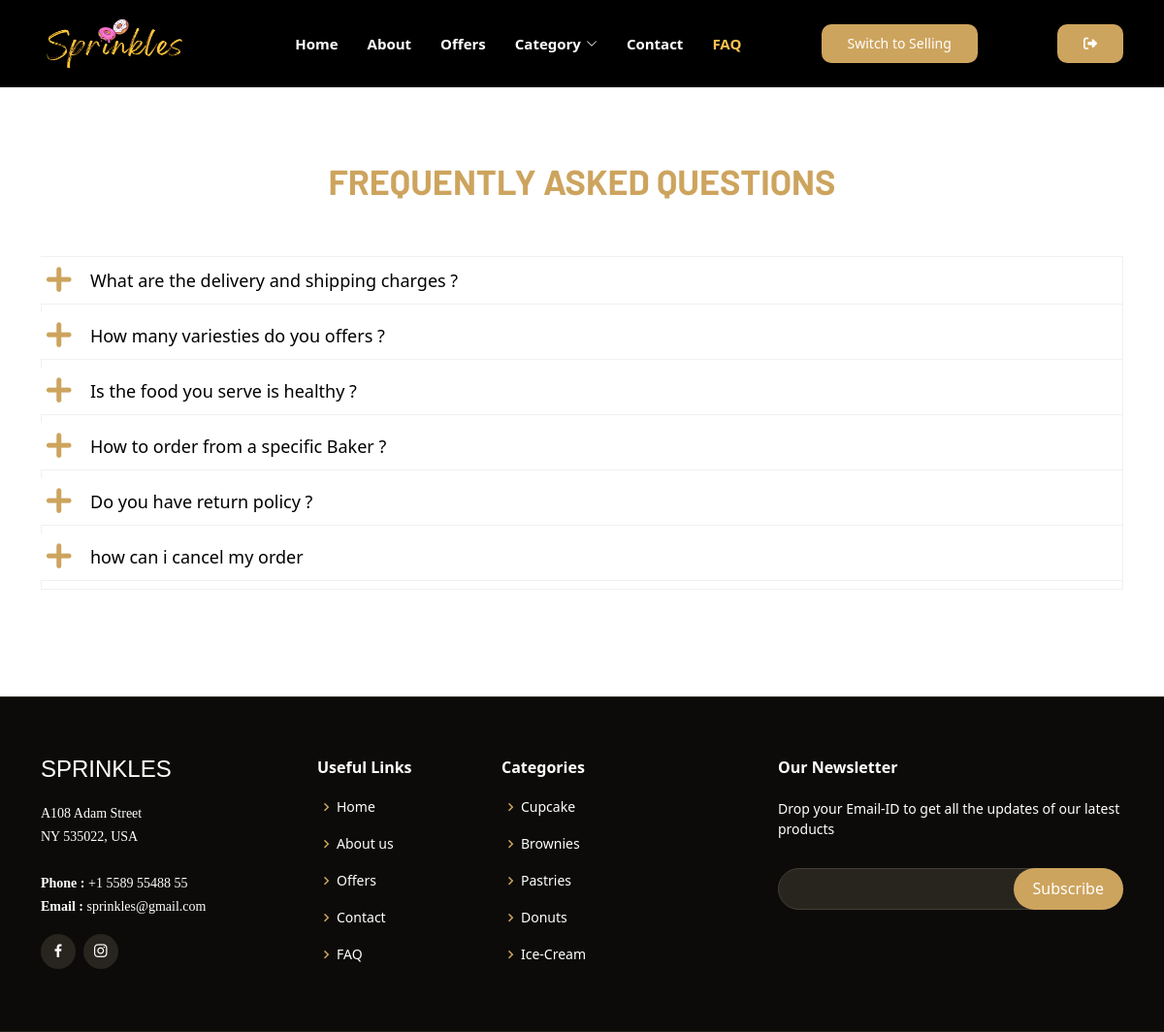
Screenshot of /faq/index.php (signed in) with the database file from the repository.
### tables this page shows
CREATE TABLE `faqs` (
  `id` int(11) NOT NULL,
  `question` text DEFAULT NULL,
  `answer` text DEFAULT NULL,
  `created_at` datetime DEFAULT current_timestamp()
);

### faq/index.php (the view, shortened to what this page needs)
<?php
 $conn = new PDO("mysql:host=localhost;dbname=test", "root", "");
 $sql = "SELECT * FROM faqs";
 $statement = $conn->prepare($sql);
 $statement->execute();
 $faqs = $statement->fetchAll();
?>
<!DOCTYPE html>
<html lang="en">
<head>
  <link href="../assets/vendor/aos/aos.css" rel="stylesheet">
  <link href="../assets/vendor/bootstrap/css/bootstrap.min.css" rel="stylesheet">
  <link href="../assets/vendor/bootstrap-icons/bootstrap-icons.css" rel="stylesheet">
  <link href="../assets/vendor/boxicons/css/boxicons.min.css" rel="stylesheet">
  <link href="../assets/vendor/glightbox/css/glightbox.min.css" rel="stylesheet">
  <link href="../assets/vendor/remixicon/remixicon.css" rel="stylesheet">
  <link href="../assets/vendor/swiper/swiper-bundle.min.css" rel="stylesheet">
  <link href="https://cdnjs.cloudflare.com/ajax/libs/font-awesome/4.7.0/css/font-awesome.min.css
  " rel="stylesheet">
  <link href="https://cdn.jsdelivr.net/npm/bootstrap@5.0.0-alpha1/dist/css/bootstrap.min.css" rel="stylesheet">
  <link href="https://cdn.jsdelivr.net/npm/bootstrap@5.0.0-alpha1/dist/js/bootstrap.bundle.min.js" rel="stylesheet">
<link rel="stylesheet" type="text/css" href="css/bootstrap.css" />
<link rel="stylesheet" type="text/css" href="font-awesome/css/font-awesome.css" />
  <link href="../assets/css/stylemain.css" rel="stylesheet">
</head>
<body>
  <header id="header" class="fixed-top ">
    <div class="container d-flex align-items-center justify-content-lg-between">
      <a href="index.php" class="logo me-auto me-lg-0">
        <img src="../assets/img/logoname.png" style="width:150px; max-height:60px;" alt="" class="img-fluid">
      </a>
      <nav id="navbar" class="navbar order-last order-lg-0">
        <ul>
          <li><a class="nav-link scrollto" href="../index.php">Home</a></li>
          <li><a class="nav-link scrollto" href="../index.php">About</a></li>
          <li><a class="nav-link scrollto " href="../index.php">Offers</a></li>
          <li class="dropdown"><a href="../category.php"><span>Category</span><i class="bi bi-chevron-down"></i></a>
          </li>
          <li><a  class="nav-link scrollto " href="../contact/contactPage.php">Contact</a></li>
          <li><a  class="nav-link scrollto active" href="../FAQ/index.php">FAQ</a></li>
        </ul>
      </nav>
      <a href="editt.php" class="get-started-btn scrollto">Switch to Selling</a>
      <?php  if (isset($_SESSION['username'])) : ?>
        <a a href="../index.php?logout='1'" class="get-started-btn scrollto"><i class="fa fa-sign-out" aria-hidden="true"></i></a>
      <?php endif ?>
    </div>
  </header>
<main id="main">
    <section id="faqq">
<div class="container" style=" margin-bottom: 50px;">
    <div class="row">
        <div class="col-md-12 accordion_one">
        <div class="section-title"  style="margin-top: 50px;">
            <p>FREQUENTLY ASKED QUESTIONS</p>
        </div>
            <div class="panel-group"  style="margin-top: 10px;">
                <?php foreach ($faqs as $faq): ?>
                    <div class="panel panel-default">
                        <div class="panel-heading">
                            <h4 class="panel-title">
                                <a data-toggle="collapse" data-parent="#accordion_oneLeft" href="#faq-<?php echo $faq['id']; ?>" aria-expanded="false" class="collapsed">
                                    <?php echo $faq['question']; ?>
                                </a>
                            </h4>
                        </div>
                    </div>
                <?php endforeach; ?>
            </div>
        </div>
    </div>
</div>
    </section>
</main>
<footer id="footer">
    <div class="footer-top">
      <div class="container">
        <div class="row">
          <div class="col-lg-3 col-md-6">
            <div class="footer-info">
              <h3>SPRINKLES</h3>
              <p>
                A108 Adam Street <br>
                NY 535022, USA<br><br>
                <strong>Phone : </strong> +1 5589 55488 55<br>
                <strong>Email : </strong>sprinkles@gmail.com<br>
              </p>
              <div class="social-links mt-3">
                <a href="#" class="facebook"><i class="bx bxl-facebook"></i></a>
                <a href="#" class="instagram"><i class="bx bxl-instagram"></i></a>
              </div>
            </div>
          </div>
          <div class="col-lg-2 col-md-6 footer-links">
            <h4>Useful Links</h4>
            <ul>
              <li><i class="bx bx-chevron-right"></i><a href="../index.php">Home</a></li>
              <li><i class="bx bx-chevron-right"></i><a href="../index.php">About us</a></li>
              <li><i class="bx bx-chevron-right"></i><a href="../index.php">Offers</a></li>
              <li><i class="bx bx-chevron-right"></i><a href="../contact/contactPage.php">Contact</a></li>
              <li><i class="bx bx-chevron-right"></i><a href="../FAQ/index.php">FAQ</a></li>
            </ul>
          </div>
          <div class="col-lg-3 col-md-6 footer-links">
            <h4>Categories</h4>
            <ul>
              <li><i class="bx bx-chevron-right"></i><a href="../category.php">Cupcake</a></li>
              <li><i class="bx bx-chevron-right"></i><a href="../category.php">Brownies</a></li>
              <li><i class="bx bx-chevron-right"></i><a href="../category.php">Pastries</a></li>
              <li><i class="bx bx-chevron-right"></i><a href="../category.php">Donuts</a></li>
              <li><i class="bx bx-chevron-right"></i><a href="../category.php">Ice-Cream</a></li>
            </ul>
          </div>
          <div class="col-lg-4 col-md-6 footer-newsletter">
            <h4>Our Newsletter</h4>
            <p>Drop your Email-ID to get all the updates of our latest products</p>
            <form action="" method="post">
              <input type="email" name="email"><input type="submit" value="Subscribe">
            </form>
          </div>
        </div>
      </div>
    </div>
  </footer>
    </body>
</html>

### assets/css/stylemain.css (style rules this page uses)
:root { --heading1: 'Permanent Marker', cursive; --heading2: 'Barlow', sans-serif; --para: 'Roboto', sans-serif; --yellow: #cda45e; --brown: #151515; --black: #000; --white: #fff; --lightwhite: #d1d5db; }
section { padding: 60px 0; overflow: hidden; }
.section-title { text-align: center; padding-bottom: 40px; }
.section-title p { margin: 0; margin: 0; font-size: 36px; font-weight: 700; font-family: var(--heading2); color: #cda45e; }
a { text-decoration: none; }
#header { transition: all 0.5s; z-index: 997; padding: 15px 0; }
#header .logo img { width: 200px; height: 200px; z-index: 10000; }
#header .logo img { max-height: 120px; }
.get-started-btn { background: #cda45e; border: 2px solid #cda45e; color: #ffffff; border-radius: 10px; padding: 7px 25px 8px 25px; white-space: nowrap; font-size: 14px; display: inline-block; transition: 0.3s; }
.navbar { padding: 0; }
.navbar ul { margin: 0; padding: 0; display: flex; list-style: none; align-items: center; }
.navbar li { position: relative; }
.navbar a, .navbar a:focus { display: flex; align-items: center; justify-content: space-between; padding: 10px 0 10px 30px; font-size: 15px; font-weight: 600; color: #fff; white-space: nowrap; transition: 0.3s; }
.navbar a i, .navbar a:focus i { font-size: 12px; line-height: 0; margin-left: 5px; }
.navbar a:hover, .navbar .active, .navbar .active:focus, .navbar li:hover > a { color: #ffc451; }
#footer { background: black; padding: 0 0 0 0; color: #fff; font-size: 14px; }
#footer .footer-top { background: #0c0b09; border-top: 1px solid #37332a; border-bottom: 1px solid #28251f; padding: 60px 0 30px 0; }
#footer .footer-top .footer-info { margin-bottom: 30px; }
#footer .footer-top .footer-info h3 { font-size: 24px; margin: 0 0 20px 0; padding: 2px 0 2px 0; line-height: 1; font-weight: 300; text-transform: uppercase; font-family: "Poppins", sans-serif; }
#footer .footer-top .footer-info p { font-size: 14px; line-height: 24px; margin-bottom: 0; font-family: "Playfair Display", serif; color: #fff; }
#footer .footer-top .social-links a { font-size: 18px; display: inline-block; background: #28251f; color: #fff; line-height: 1; padding: 8px 0; margin-right: 4px; border-radius: 50%; text-align: center; width: 36px; height: 36px; transition: 0.3s; }
#footer .footer-top h4 { font-size: 16px; font-weight: 600; color: #fff; position: relative; padding-bottom: 12px; }
#footer .footer-top .footer-links { margin-bottom: 30px; }
#footer .footer-top .footer-links ul { list-style: none; padding: 0; margin: 0; }
#footer .footer-top .footer-links ul i { padding-right: 2px; color: #cda45e; font-size: 18px; line-height: 1; }
#footer .footer-top .footer-links ul li { padding: 10px 0; display: flex; align-items: center; }
#footer .footer-top .footer-links ul li:first-child { padding-top: 0; }
#footer .footer-top .footer-links ul a { color: #fff; transition: 0.3s; display: inline-block; line-height: 1; }
#footer .footer-top .footer-newsletter form { margin-top: 30px; background: #28251f; padding: 6px 10px; position: relative; border-radius: 50px; border: 1px solid #454035; }
#footer .footer-top .footer-newsletter form input[type=email] { border: 0; padding: 4px; width: calc(100% - 110px); background: #28251f; color: white; }
#footer .footer-top .footer-newsletter form input[type=submit] { position: absolute; top: -1px; right: -1px; bottom: -1px; border: 0; background: none; font-size: 16px; padding: 0 20px 2px 20px; background: #cda45e; color: #fff; transition: 0.3s; border-radius: 50px; }

### rows the page displays
faqs: question "What are the delivery and shipping charges ?"
faqs: question "How many variesties do you offers ?"
faqs: question "Is the food you serve is healthy ?"
faqs: question "How to order from a specific Baker ?"
faqs: question "Do you have return policy ?"
faqs: question "how can i cancel my order"
